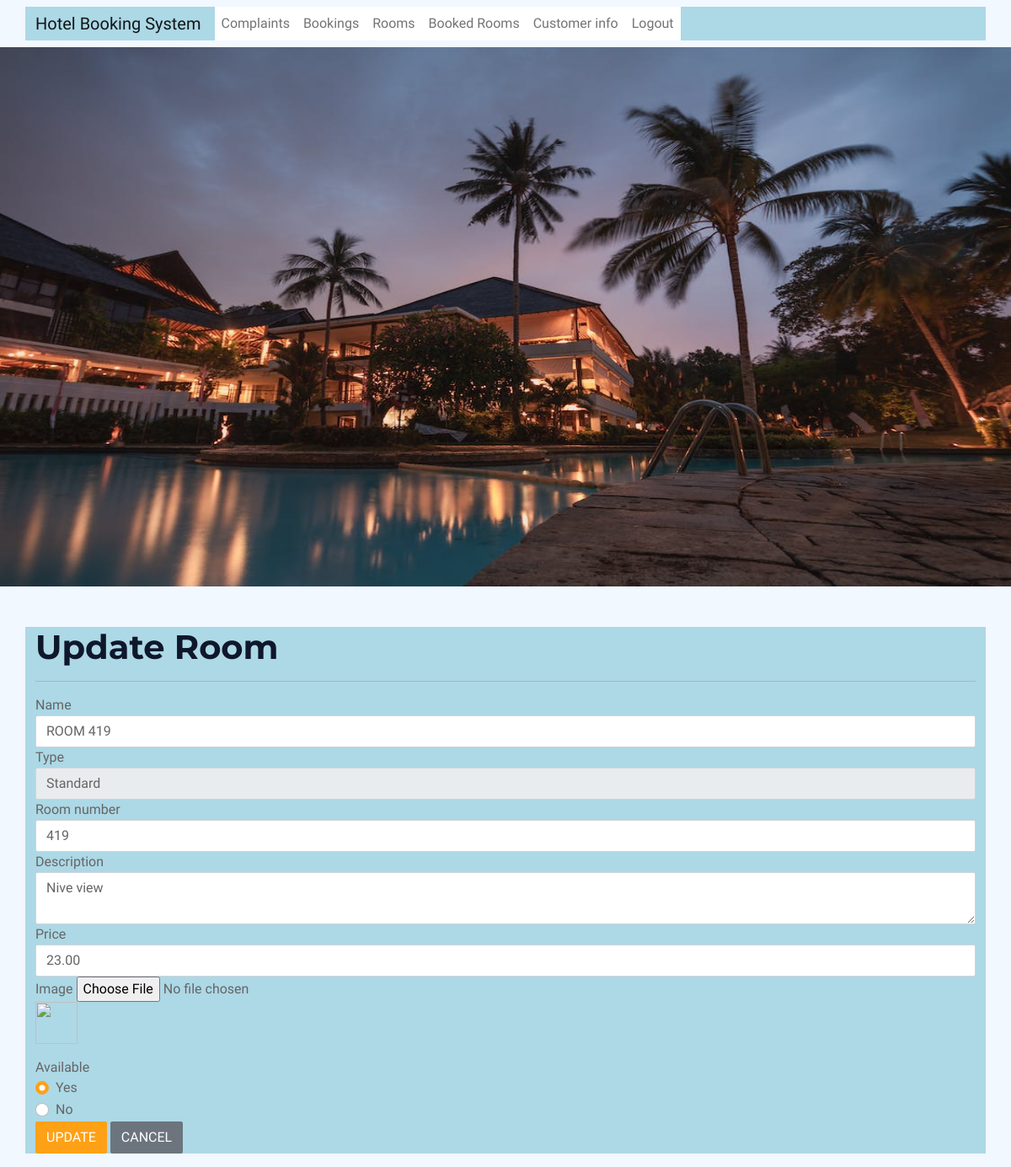
The page /admin_room_update/3/ (signed in) on the database its author committed.
### bookings/models.py (models this page shows, shortened)
class Room(models.Model):
    ROOM_TYPE_CHOICES = (
        ('standard', 'Standard'),
        ('deluxe', 'Deluxe'),
        ('suite', 'Suite'),
    )
    user = models.ForeignKey(settings.AUTH_USER_MODEL, on_delete=models.CASCADE)
    admin_user= models.ForeignKey(settings.AUTH_USER_MODEL, on_delete=models.CASCADE, related_name='room_admin', default=3)
    name = models.CharField(max_length=100)
    room_type = models.CharField(max_length=10, choices=ROOM_TYPE_CHOICES, default='standard')
    room_number = models.PositiveIntegerField(unique=True)
    description = models.TextField(blank=True)
    price = models.DecimalField(max_digits=8, decimal_places=2)
    image = models.ImageField(upload_to='rooms', blank=True)
    available = models.BooleanField(default=True)
    created_at = models.DateTimeField(auto_now_add=True)
    updated_at = models.DateTimeField(auto_now=True)

### bookings/views.py (the view)
# urls.py: path('admin_room_update/<int:room_id>/', views.admin_room_update, name='admin_room_update'),
@login_required
def admin_room_update(request, room_id):
    room = get_object_or_404(Room, pk=room_id)
    if request.method == 'POST':
        form = RoomForm(request.POST, request.FILES, instance=room)
        if form.is_valid():
            print(form.files)
            form.save()
            messages.success(request, 'Room updated successfully.')
            return redirect('bookings:admin_room_list')
        else:
            messages.error(request, 'Error updating room.')
    else:
        form = RoomForm(instance=room)
    return render(request, 'admin_room_update.html', {'room': room, 'form': form, })

### bookings/forms.py
class RoomForm(forms.ModelForm):
    class Meta:
        model = Room
        fields = ['name', 'room_type', 'room_number', 'description', 'price', 'image', 'available']

### bookings/templates/admin_room_update.html (shortened to what this page needs)
{% extends 'base.html' %}
{% block content %}
  <h1>Update Room</h1>
  <hr>
  <form method="POST" enctype="multipart/form-data">
    <div class="form-group">
      <label for="name">Name</label>
      <input type="text" name="name" class="form-control" value="{{ room.name }}" required>
    </div>
    <div class="form-group">
      <label for="room_type">Type</label>
      <select name="room_type" class="form-control" required>
        <option value="standard" {% if rooms.room_type == 'standard' %}selected{% endif %}>Standard</option>
      </select>
    </div>
    <div class="form-group">
        <label for="room_number">Room number</label>
        <input type="number" name="room_number" class="form-control" value="{{ room.room_number }}" required>
      </div>
    <div class="form-group">
      <label for="description">Description</label>
      <textarea name="description" class="form-control">{{ room.description }}</textarea>
    </div>
    <div class="form-group">
      <label for="price">Price</label>
      <input type="number" name="price" class="form-control" value="{{ room.price }}" required>
    </div>
    <div class="form-group">
      <label for="image">Image</label>
      <input type="file" name="image" class="form-control-file">
      {% if room.image %}
        <p><img src="{{ rooms.image.url }}" alt="{{ rooms.name }}" width="50"></p>
      {% endif %}
    </div>
    <div class="form-group">
      <label for="available">Available</label>
      <div class="form-check">
        <input class="form-check-input" type="radio" name="available" id="available_yes" value="yes" {% if room.available %}checked{% endif %}>
        <label class="form-check-label" for="available_yes">
          Yes
        </label>
      </div>
      <div class="form-check">
        <input class="form-check-input" type="radio" name="available" id="available_no" value="no" {% if not room.available %}checked{% endif %}>
        <label class="form-check-label" for="available_no">
          No
        </label>
      </div>
    </div>
    <button type="submit" class="btn btn-primary">Update</button>
    <a href="{% url 'bookings:admin_room_list' %}" class="btn btn-secondary">Cancel</a>
  </form>
{% endblock %}

### bookings/static/css/style.css (style rules this page uses)
:root { --primary: #FEA116; --light: #F1F8FF; --dark: #0F172B; }
.btn { font-weight: 500; text-transform: uppercase; transition: .5s; }
.btn.btn-primary, .btn.btn-secondary { color: #FFFFFF; }

### rows shown on the page
Room: name "ROOM 419", room_number "419", description "Nive view", price "23.00", available "☑ Yes", available "☐ No"
